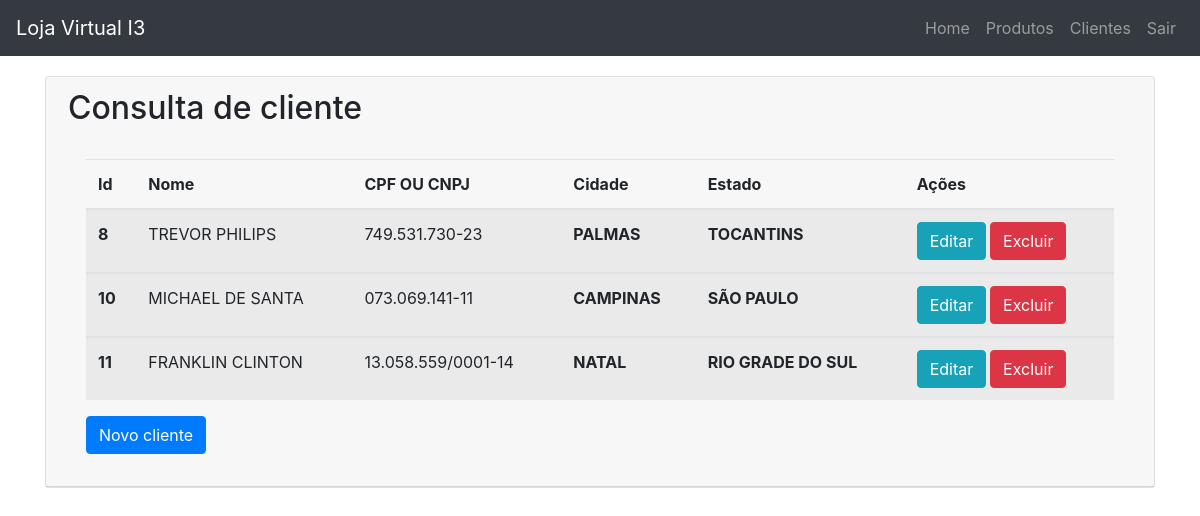
The page /clientes.php on the database its author committed.
### tables this page shows
CREATE TABLE `tb_cliente` (
  `id_cli` int NOT NULL AUTO_INCREMENT,
  `nome` varchar(120) NOT NULL,
  `tipo_pessoa` char(1) DEFAULT NULL,
  `fantasia` varchar(120) DEFAULT NULL,
  `cpf_cnpj` varchar(30) DEFAULT NULL,
  `indereco` varchar(30) DEFAULT NULL,
  `numero` varchar(30) DEFAULT NULL,
  `bairro` varchar(30) DEFAULT NULL,
  `cidade` varchar(30) DEFAULT NULL,
  `estado` varchar(40) DEFAULT NULL,
  PRIMARY KEY (`id_cli`)
);

### clientes.php (the view, shortened to what this page needs)
<?php
include_once "conexao.php";
$sql = $conn->prepare("SELECT * FROM tb_cliente");
$sql->execute();
?>
<!DOCTYPE html>
<html lang="pt-br">
<head>
    <link rel="stylesheet" href="https://stackpath.bootstrapcdn.com/bootstrap/4.1.3/css/bootstrap.min.css">
</head>
<body>
<nav class="navbar navbar-expand-sm navbar-dark bg-dark">
<a href="loja_i3.php" class="navbar-brand">Loja Virtual I3</a>
<div class="collapse navbar-collapse" id="navegacao">
    <ul class="navbar-nav ml-auto">
        <li class="nav-item">
            <a href="loja_i3.php" class="nav-link ">Home</a>
        </li>
        <li class="nav-item lat" >
            <a href="produtos.php" class="nav-link">Produtos</a>
        </li>
        <li class="nav-item">
            <a href="clientes.php" class="nav-link">Clientes</a>
        </li>
        <li class="nav-item">
            <a href="index.php" class="nav-link">Sair</a>
        </li>
        </ul>
    </div>
</nav>
<div class="container spc_br ">
<div class="card">
  <div class="card-header">
   <div class="row">
    <h2 class="card-title"> &nbsp Consulta de cliente</h2>
 </div>
    <div class="card-body">
        <table class="table table-striped table-hover">
            <thead>
            <tr>
                <th scope="col">Id</th>
                <th scope="col">Nome</th>
                <th scope="col">CPF OU CNPJ</th>
                <th scope="col">Cidade</th>
                <th scope="col">Estado</th>
                <th scope="col">Ações</th>
                </tr>
            </thead>
            <?php while ($registros = $sql->fetch(PDO::FETCH_ASSOC)) {?>
            <tbody>
                <tr>
                <th>
                    <?php echo $registros["id_cli"]?>
                </th>
                <td>
                    <?php echo $registros["nome"] ?>
                </td>
                <td>
                    <?php echo $registros["cpf_cnpj"]?>
                </td>
                <th>
                    <?php echo $registros["cidade"]?>
                </th>
                <th>
                    <?php echo $registros["estado"] ?>
                </th>
                <th>
                    <a href="editar_cliente.php?id=<?php echo $registros["id_cli"]?>" class="btn btn-info">Editar</a>
                    <a href="scripts.php?delete_cli=<?php echo $registros["id_cli"]?>" class="btn btn-danger">Excluir</a>
                </th>
                </tr>
            </tbody>
            <?php } ?>
        </table>
        <a href="cadastro_cliente.php" class="btn btn-primary">Novo cliente</a>
    </div>
 </div>
</div>
</body>
</html>

### clientes.php (style rules this page uses)
.spc_br { padding-top: 20px; }

### rows shown on the page
tb_cliente: id_cli "8", nome "TREVOR PHILIPS", cpf_cnpj "749.531.730-23", cidade "PALMAS", estado "TOCANTINS"
tb_cliente: id_cli "10", nome "MICHAEL DE SANTA", cpf_cnpj "073.069.141-11", cidade "CAMPINAS", estado "SÃO PAULO"
tb_cliente: id_cli "11", nome "FRANKLIN CLINTON", cpf_cnpj "13.058.559/0001-14", cidade "NATAL", estado "RIO GRADE DO SUL"
